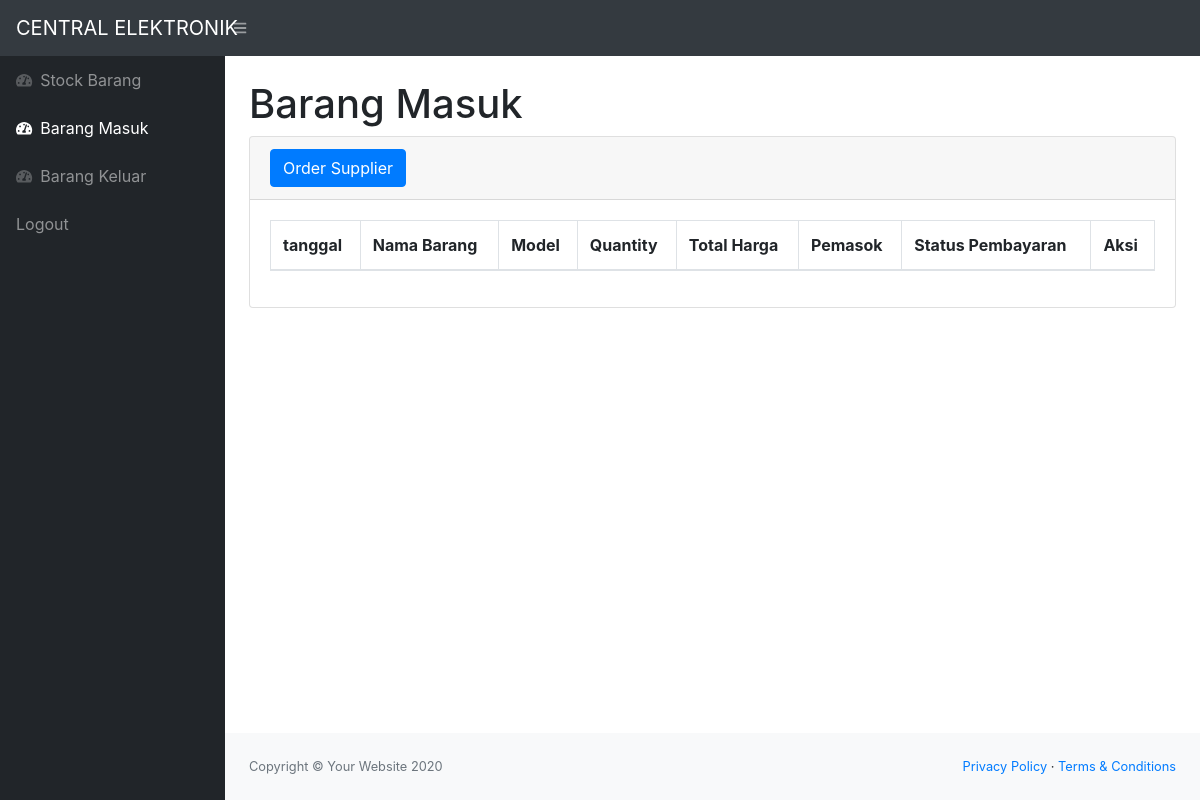
The app's page /masuk.php (signed in), older data.
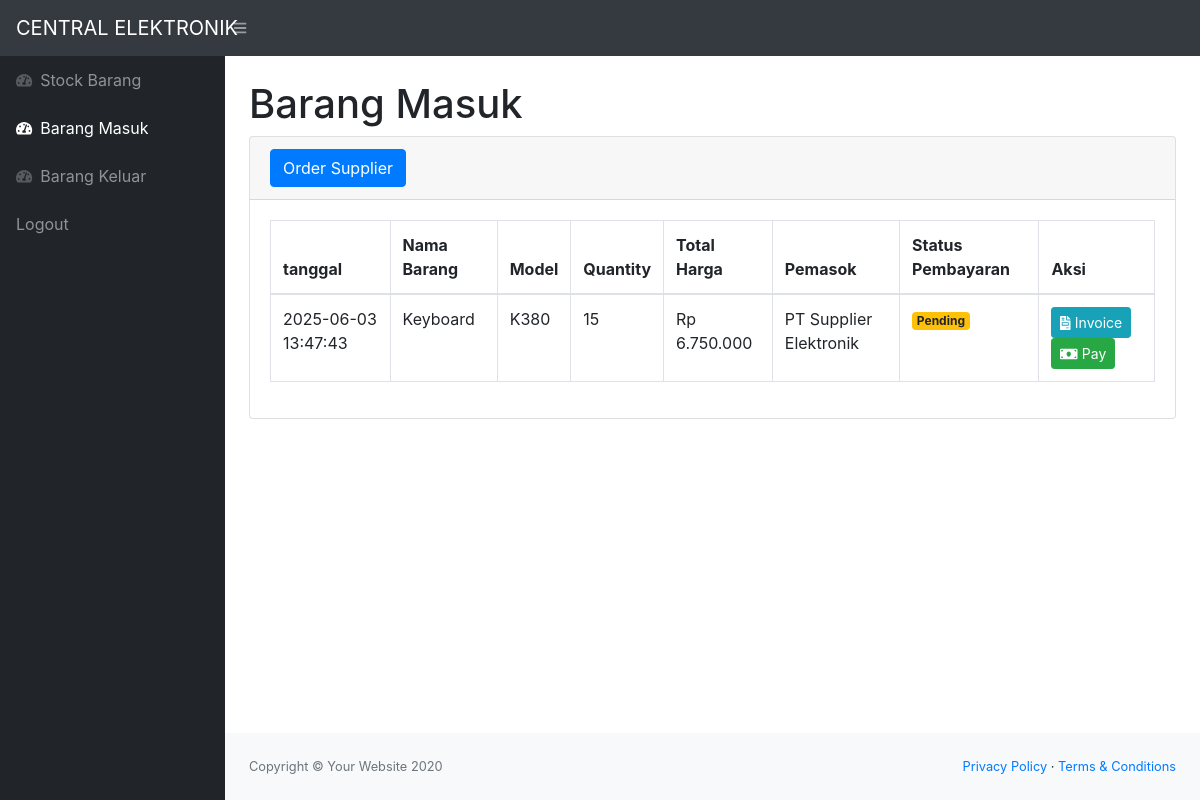
The same page, newer data.
### tables this page shows
CREATE TABLE masuk (
    idmasuk INT AUTO_INCREMENT PRIMARY KEY,
    idbarang INT NOT NULL,
    tanggal TIMESTAMP DEFAULT CURRENT_TIMESTAMP,
    pemasok VARCHAR(100) NOT NULL,
    qty INT NOT NULL,
    total_harga DECIMAL(15,2) NOT NULL,
    status_pembayaran ENUM('Pending', 'Paid') DEFAULT 'Pending',
    metode_pembayaran VARCHAR(50),
    nomor_invoice VARCHAR(50) UNIQUE,
    FOREIGN KEY (idbarang) REFERENCES barang(idbarang) ON DELETE RESTRICT
);

CREATE TABLE barang (
    idbarang INT AUTO_INCREMENT PRIMARY KEY,
    namabarang VARCHAR(100) NOT NULL,
    merek VARCHAR(100) NOT NULL,
    model VARCHAR(100) NOT NULL,
    stock INT NOT NULL DEFAULT 0,
    harga DECIMAL(15,2) NOT NULL,
    status ENUM('aktif', 'dihapus') NOT NULL DEFAULT 'aktif'
);

### masuk.php (the view, shortened to what the changed rows need)
<?php
require 'function.php';
?>
<!DOCTYPE html>
<html lang="en">
    <head>
        <link href="css/styles.css" rel="stylesheet" />
        <link href="https://cdn.datatables.net/1.10.20/css/dataTables.bootstrap4.min.css" rel="stylesheet" />
    </head>
    <body class="sb-nav-fixed">
        <div id="layoutSidenav">
            <div id="layoutSidenav_content">
                <main>
                    <div class="container-fluid">
                        <h1 class="mt-4">Barang Masuk</h1>
                        <div class="card mb-4">
                            <div class="card-body">
                                <div class="table-responsive">
                                    <table class="table table-bordered" id="dataTable" width="100%" cellspacing="0">
                                        <thead>
                                            <tr>
                                                <th>tanggal</th>
                                                <th>Nama Barang</th>
                                                <th>Model</th>
                                                <th>Quantity</th>
                                                <th>Total Harga</th>
                                                <th>Pemasok</th>
                                                <th>Status Pembayaran</th>
                                                <th>Aksi</th>
                                            </tr>
                                        </thead>
                                        <tbody>
                                        <?php
                                            $ambilsemuadatastock = mysqli_query($conn,"select m.*, b.namabarang, b.model, b.harga from masuk m, barang b where b.idbarang = m.idbarang AND m.status_pembayaran = 'Pending'");
                                            while($data = mysqli_fetch_array($ambilsemuadatastock)){
                                                $tanggal = $data['tanggal'];
                                                $namabarang = $data['namabarang'];
                                                $model = $data['model'];
                                                $qty = $data['qty'];
                                                $pemasok = $data['pemasok'];
                                                $total_harga = $data['total_harga'];
                                                $status_pembayaran = $data['status_pembayaran'];
                                                $idmasuk = $data['idmasuk'];
                                            ?>
                                            <tr>
                                                <td><?=$tanggal;?></td>
                                                <td><?=$namabarang;?></td>
                                                <td><?=$model;?></td>
                                                <td><?=$qty;?></td>
                                                <td>Rp <?=number_format($total_harga,0,',','.');?></td>
                                                <td><?=$pemasok;?></td>
                                                <td>
                                                    <span class="badge badge-<?=$status_pembayaran == 'Paid' ? 'success' : 'warning'?>">
                                                        <?=$status_pembayaran;?>
                                                    </span>
                                                </td>
                                                <td>
                                                    <a href="generate_invoice.php?id=<?=$idmasuk;?>" class="btn btn-info btn-sm" target="_blank">
                                                        <i class="fas fa-file-invoice"></i> Invoice
                                                    </a>
                                                    <?php if($status_pembayaran == 'Pending'): ?>
                                                    <button type="button" class="btn btn-success btn-sm" data-toggle="modal" data-target="#payment<?=$idmasuk;?>">
                                                        <i class="fas fa-money-bill"></i> Pay
                                                    </button>
                                                    <?php endif; ?>
                                                </td>
                                            </tr>
                                            <?php
                                            };
                                            ?>
                                        </tbody>
                                    </table>
                                </div>
                            </div>
                        </div>
                    </div>
                </main>
            </div>
        </div>
    </body>
</html>

Row changes from the older to the newer data that the page shows:
added masuk: tanggal "2025-06-03 13:47:43", idbarang.namabarang "Keyboard", idbarang.model "K380", qty "15", total_harga "6.750.000", pemasok "PT Supplier Elektronik", status_pembayaran "Pending"
